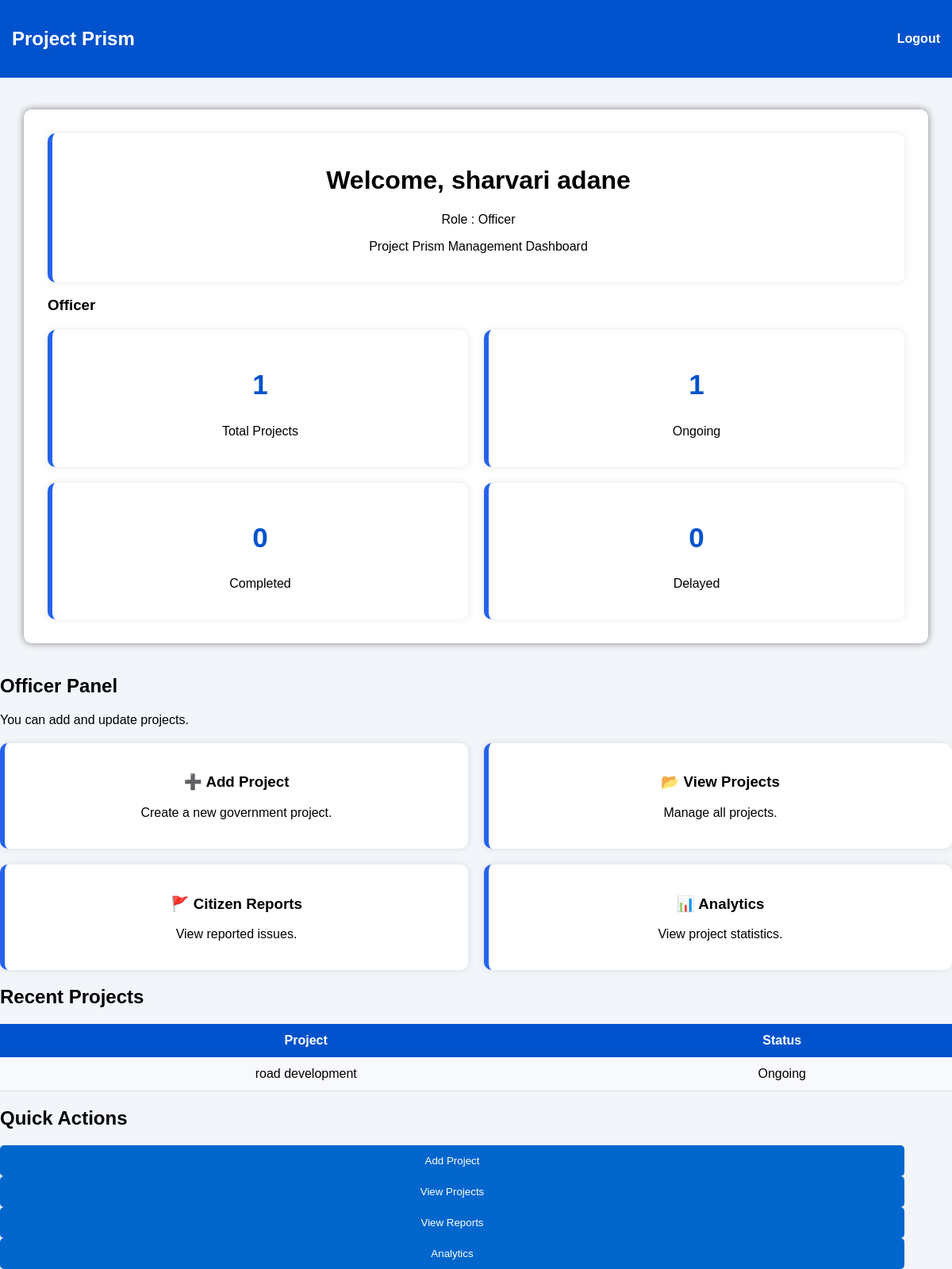
Before: /dashboard (signed in) with the older database file.
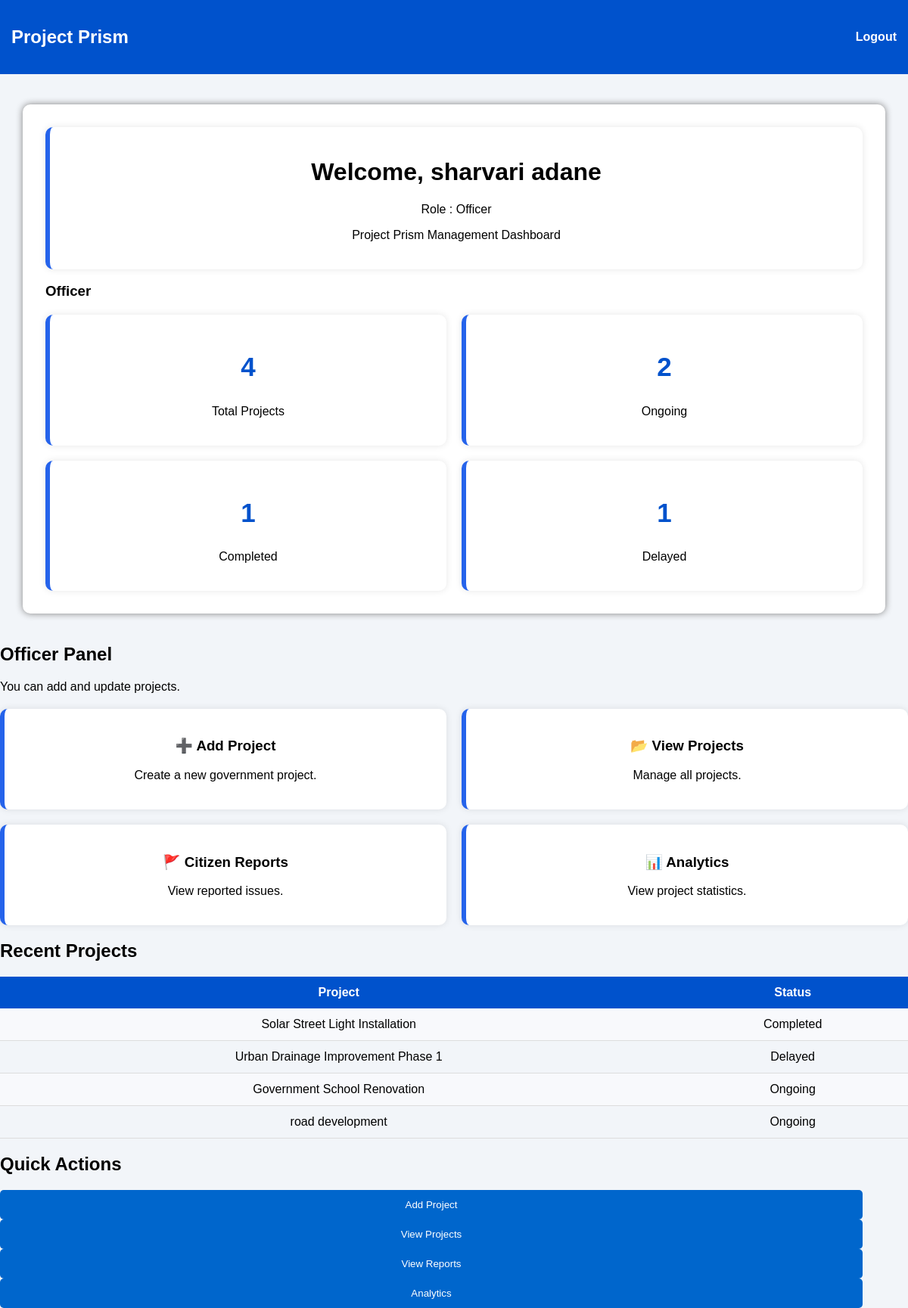
After: the same page with the newer database file.
### tables this page shows
CREATE TABLE projects(
        id INTEGER PRIMARY KEY AUTOINCREMENT,
        title TEXT NOT NULL,
        department TEXT NOT NULL,
        location TEXT NOT NULL,
        budget REAL NOT NULL,
        contractor TEXT NOT NULL,
        start_date TEXT,
        end_date TEXT,
        status TEXT,
        description TEXT

    , approval_status TEXT DEFAULT 'Pending');

### routes/auth.py (the view)
@auth_bp.route("/dashboard")
def dashboard():
    if "user_id" not in session:
        return redirect("/")
    conn = get_db()
    total_projects = conn.execute(
        "SELECT COUNT(*) FROM projects"
    ).fetchone()[0]
    completed = conn.execute(
        "SELECT COUNT(*) FROM projects WHERE status='Completed'"
    ).fetchone()[0]
    ongoing = conn.execute(
        "SELECT COUNT(*) FROM projects WHERE status='Ongoing'"
    ).fetchone()[0]
    delayed = conn.execute(
        "SELECT COUNT(*) FROM projects WHERE status='Delayed'"
    ).fetchone()[0]
    pending = conn.execute(
        "SELECT COUNT(*) FROM projects WHERE approval_status='Pending'"
    ).fetchone()[0]
    recent_projects = conn.execute("""
    SELECT title, status
    FROM projects
    ORDER BY id DESC
    LIMIT 5
    """).fetchall()
    conn.close()
    return render_template(
        "dashboard.html",
        total_projects=total_projects,
        completed=completed,
        ongoing=ongoing,
        delayed=delayed,
        pending=pending,
        recent_projects=recent_projects
    )

### database.py (called while the page is built)
def get_db():
    conn = sqlite3.connect(DATABASE)
    conn.row_factory = sqlite3.Row
    return conn

### templates/dashboard.html (shortened to what this page needs)
<!DOCTYPE html>
<html>
<head>
    <link rel="stylesheet" href="{{ url_for('static',
filename='css/style.css') }}">
</head>
<body>
    <div class="navbar">
        <h2>Project Prism</h2>
        <a href="/logout">Logout</a>
    </div>
    <div class="container">
        <div class="card">
            <h1>Welcome, {{ session["name"] }}</h1>
            <p>Role : {{ session["role"] }}</p>
            <p>Project Prism Management Dashboard</p>
        </div>
        <h3>{{ session["role"] }}</h3>
        <div class="dashboard-cards">
            <a href="/projects" class="card-link">
                <div class="card">
                    <h2>{{ total_projects }}</h2>
                    <p>Total Projects</p>
                </div>
            </a>
            <a href="/projects/status/Ongoing" class="card-link">
                <div class="card">
                    <h2>{{ ongoing }}</h2>
                    <p>Ongoing</p>
                </div>
            </a>
            <a href="/projects/status/Completed" class="card-link">
                <div class="card">
                    <h2>{{ completed }}</h2>
                    <p>Completed</p>
                </div>
            </a>
            <a href="/projects/status/Delayed" class="card-link">
                <div class="card">
                    <h2>{{ delayed }}</h2>
                    <p>Delayed</p>
                </div>
            </a>
        </div>
    </div>
    {% if session["role"]=="Officer" %}
    <h2>Officer Panel</h2>
    <p>You can add and update projects.</p>
    <div class="dashboard-grid">
        <a href="/add_project" class="card-link">
            <div class="card">
                <h3>➕ Add Project</h3>
                <p>Create a new government project.</p>
            </div>
        </a>
        <a href="/projects" class="card-link">
            <div class="card">
                <h3>📂 View Projects</h3>
                <p>Manage all projects.</p>
            </div>
        </a>
        <a href="/reports" class="card-link">
            <div class="card">
                <h3>🚩 Citizen Reports</h3>
                <p>View reported issues.</p>
            </div>
        </a>
        <a href="/analytics" class="card-link">
            <div class="card">
                <h3>📊 Analytics</h3>
                <p>View project statistics.</p>
            </div>
        </a>
    </div>
    {% elif session["role"]=="Citizen" %}
    <h2>Citizen Panel</h2>
    <p>You can view projects and report issues.</p>
    {% endif %}
    <h2>Recent Projects</h2>
    <table>
        <tr>
            <th>Project</th>
            <th>Status</th>
        </tr>
        {% for project in recent_projects %}
        <tr>
            <td>{{ project["title"] }}</td>
            <td>{{ project["status"] }}</td>
        </tr>
        {% endfor %}
    </table>
    <h2>Quick Actions</h2>
    <a href="/add_project">
        <button>Add Project</button>
    </a>
    <a href="/projects">
        <button>View Projects</button>
    </a>
    <a href="/reports">
        <button>View Reports</button>
    </a>
    <a href="/analytics">
        <button>Analytics</button>
    </a>
</body>
</html>

### static/css/style.css (style rules this page uses)
body { margin:0; padding:0; background:#f2f5f9; font-family:Arial; }
.container { width:90%; max-width:1100px; margin:40px auto; background:white; padding:30px; border-radius:10px; box-shadow:0 0 10px gray; }
button { width:95%; padding:12px; background:#0066cc; color:white; border:none; border-radius:5px; cursor:pointer; }
.navbar { background:#0052cc; padding:15px; color:white; display:flex; justify-content:space-between; align-items:center; }
.navbar a { color:white; text-decoration:none; font-weight:bold; }
.card h2 { font-size:35px; color:#0052cc; }
.dashboard-cards { display:grid; grid-template-columns:1fr 1fr; gap:20px; margin-top:20px; }
.card-link { text-decoration:none; color:inherit; }
.dashboard-grid { display:grid; grid-template-columns:repeat(2,1fr); gap:20px; margin-top:20px; }
.card { background:white; padding:20px; text-align:center; border-radius:10px; box-shadow:0 0 10px rgba(0,0,0,0.1); }
table { width:100%; border-collapse:collapse; margin-top:20px; }
th { background:#0052cc; color:white; padding:12px; }
td { padding:12px; border-bottom:1px solid #ddd; text-align:center; }
tr:nth-child(even) { background:#f8f9fc; }
.card:nth-child(1) { border-left:6px solid #2563eb; }

Changed rows visible on the page:
added projects: title "Solar Street Light Installation", status "Completed"
added projects: title "Urban Drainage Improvement Phase 1", status "Delayed"
added projects: title "Government School Renovation", status "Ongoing"
Other visible differences:
{{ total_projects }}: "1" → "4"
{{ ongoing }}: "1" → "2"
{{ completed }}: "0" → "1"
{{ delayed }}: "0" → "1"
